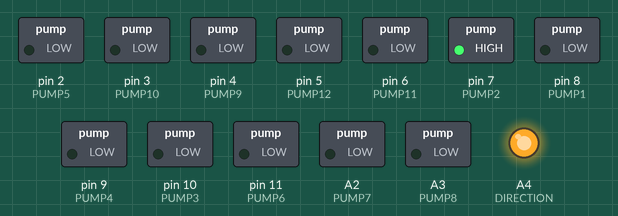
This sketch was run on a simulated Arduino Uno, built with avr-gcc and run on an emulated ATmega328P. On the bench: switched loads named in the sketch (green lamp = pin HIGH), output pins drawn as LEDs (lit = HIGH). Dashed ring = blinking.

Above: at 0.5 s.
At 2.5 s:
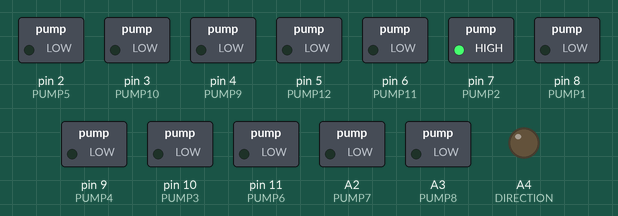
Timing chart, 0 to 5.2 s (numbered marks = the images above):
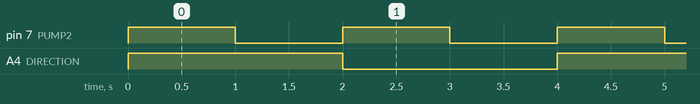

The sketch:

PumpDriverTest.ino
```cpp
// PumpDriverTest.ino
// This code test driving a pump

// define pins
#define DIRECTION A4
#define PUMP1     8
#define PUMP2     7
#define PUMP3     10 //Expected
#define PUMP4     9
#define PUMP5     2  //Expected
#define PUMP6     11 //Expected
#define PUMP7     A2
#define PUMP8     A3
#define PUMP9     4
#define PUMP10    3
#define PUMP11    6
#define PUMP12    5

#define FW        HIGH
#define BW        LOW


void setup() {
  // Set pins to output mode
  pinMode(DIRECTION,  OUTPUT);
  pinMode(PUMP1,      OUTPUT);
  pinMode(PUMP2,      OUTPUT);
  pinMode(PUMP3,      OUTPUT);
  pinMode(PUMP4,      OUTPUT);
  pinMode(PUMP5,      OUTPUT);
  pinMode(PUMP6,      OUTPUT);
  pinMode(PUMP7,      OUTPUT);
  pinMode(PUMP8,      OUTPUT);
  pinMode(PUMP9,      OUTPUT);
  pinMode(PUMP10,     OUTPUT);
  pinMode(PUMP11,     OUTPUT);
  pinMode(PUMP12,     OUTPUT);

  // Make sure all pumps are off
  digitalWrite(DIRECTION, FW);
  digitalWrite(PUMP1,  LOW);
  digitalWrite(PUMP2,  LOW);
  digitalWrite(PUMP3,  LOW);
  digitalWrite(PUMP4,  LOW);
  digitalWrite(PUMP5,  LOW);
  digitalWrite(PUMP6,  LOW);
  digitalWrite(PUMP7,  LOW);
  digitalWrite(PUMP8,  LOW);
  digitalWrite(PUMP9,  LOW);
  digitalWrite(PUMP10, LOW);
  digitalWrite(PUMP11, LOW);
  digitalWrite(PUMP12, LOW);

}

void loop() {
  // Forward on
  digitalWrite(DIRECTION, FW);
  digitalWrite(PUMP2, HIGH);
  delay(1000);
  // Forward off
  digitalWrite(PUMP2, LOW);
  delay(1000);
  // Reverse on
  digitalWrite(DIRECTION, BW);
  digitalWrite(PUMP2, HIGH);
  delay(1000);
  // Reverse off
  digitalWrite(PUMP2, LOW);
  delay(1000);

}
```

Measured:
- by itself, pin 7 (PUMP2): alternates HIGH for 1.0 s and LOW for 1.0 s
- by itself, A4 (DIRECTION): alternates HIGH for 2.0 s and LOW for 2.0 s
- by itself, everything shown: repeats every 4.0 s, in 4 steps
